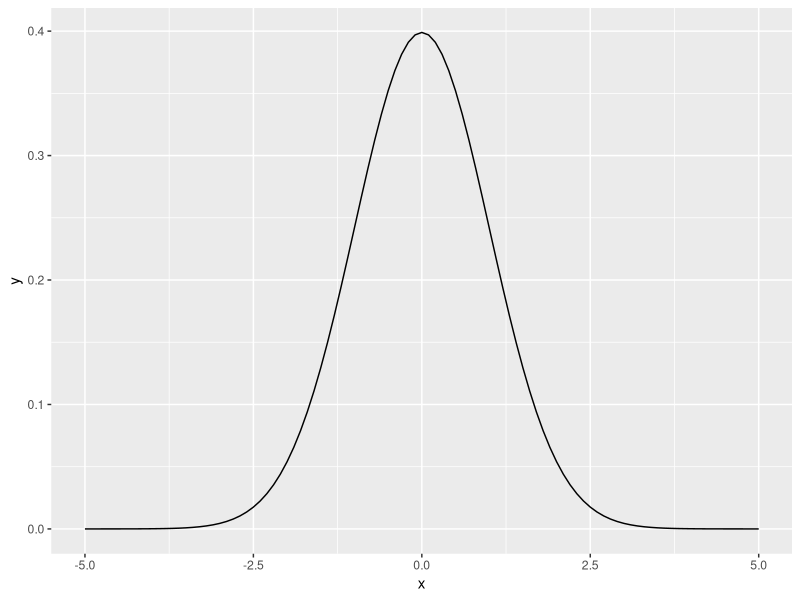

R code for this plot:
## ---- chunk 1
library(ggplot2)
## ---- chunk 2
ggplot(data.frame(x = c(-5, 5)), aes(x)) + 
  stat_function(fun = dnorm)
